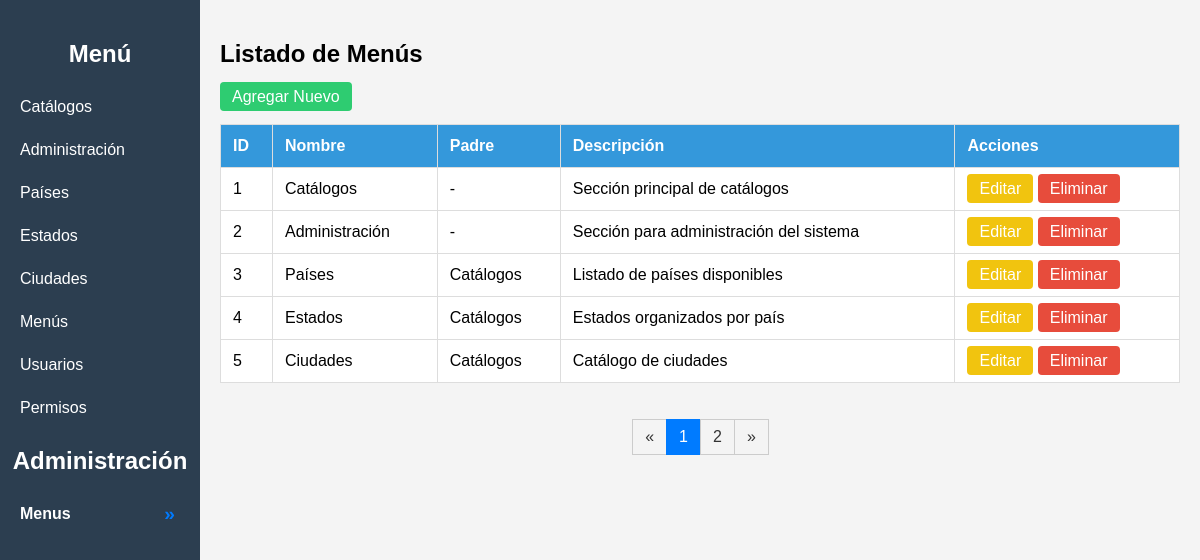
The page / on the database its author committed.
### tables this page shows
CREATE TABLE `menus` (
  `id_menu` INT UNSIGNED NOT NULL AUTO_INCREMENT,
  `id_parent` INT UNSIGNED DEFAULT NULL,
  `status` TINYINT(1) UNSIGNED NOT NULL DEFAULT 1,
  `name` VARCHAR(100) NOT NULL,
  `description` TEXT,
  PRIMARY KEY (`id_menu`),
  FOREIGN KEY (`id_parent`) REFERENCES `menus` (`id_menu`) ON DELETE SET NULL
);

### controllers/MenuController.php (called while the page is built, shortened)
<?php
require_once(__DIR__ . "/../models/Menu.php");
class MenuController
{
    public function index()
    {
        require_once(__DIR__ . '/../models/Menu.php');
        $this->menuModel = new Menu();
        $por_pagina = 5;
        $pagina = isset($_GET['pagina']) ? (int)$_GET['pagina'] : 1;
        $inicio = ($pagina - 1) * $por_pagina;
        $menus = $this->menuModel->getPaginated($inicio, $por_pagina);
        $total_registros = $this->menuModel->getTotalCount();
        $total_paginas = ceil($total_registros / $por_pagina);
        require_once(__DIR__ . '/../views/menu/index.php');
    }
}

### models/Menu.php (called while the page is built, shortened)
<?php
require_once(__DIR__ . "/../config/Database.php");
class Menu {
    private $conn;
    private $table = "menus";
    public function __construct() {
        $database = new Database();
        $this->conn = $database->getConnection();
    }
    public function getAll() {
        $stmt = $this->conn->prepare("SELECT * FROM " . $this->table . " WHERE status = 1");
        $stmt->execute();
        return $stmt->fetchAll(PDO::FETCH_ASSOC);
    }
    public function getPaginated($inicio, $limite)
    {
        $stmt = $this->conn->prepare("SELECT * FROM menus WHERE status = 1 LIMIT :inicio, :limite");
        $stmt->bindValue(':inicio', (int)$inicio, PDO::PARAM_INT);
        $stmt->bindValue(':limite', (int)$limite, PDO::PARAM_INT);
        $stmt->execute();
        return $stmt->fetchAll(PDO::FETCH_ASSOC);
    }
    public function getTotalCount()
    {
        $stmt = $this->conn->query("SELECT COUNT(*) as total FROM menus WHERE status = 1");
        $result = $stmt->fetch(PDO::FETCH_ASSOC);
        return $result['total'];
    }
}
?>

### config/database.php (called while the page is built, shortened)
<?php
class Database {
    private $host = "localhost";
    private $db_name = "menu_system";
    private $username = "root";
    private $password = "Miguelon123=)";
    public function getConnection() {
        $this->conn = null;
        try {
            $this->conn = new PDO("mysql:host=" . $this->host . ";dbname=" . $this->db_name,
            $this->username, $this->password);
            $this->conn->exec("set names utf8");
        } catch (PDOException $exception) {
            echo "Connection error: " . $exception->getMessage();
        }
        return $this->conn;
    }
}
?>

### views/menu/index.php (the view, shortened to what this page needs)
<!DOCTYPE html>
<html lang="es">
<head>
    <link rel="stylesheet" href="assets/css/style.css">
</head>
<body>
    <div class="sidebar">
        <h2>Menú</h2>
        <?php
        $active_id_menu = isset($_GET['id_menu']) ? $_GET['id_menu'] : null;
        ?>
        <?php
        require_once(__DIR__ . '/../../models/Menu.php');
        $menuModel = new Menu();
        $allMenus = $menuModel->getAll();
        foreach ($allMenus as $item) {
            $is_active = ($active_id_menu !== null && $item['id_menu'] == $active_id_menu);
            echo "<a href='index.php?id_menu={$item['id_menu']}' " . ($is_active ? 'class="active-sidebar-item"' : '') . ">{$item['name']}</a>";
        }
        ?>
        <div class="admin-section">
            <h2>Administración</h2>
            <a href="index.php" <?php echo ($active_id_menu === null && !isset($_GET['action'])) ? 'class="active-sidebar-item"' : ''; ?>>Menus</a>
        </div>
    </div>
    <div class="main-content">
        <h2>Listado de Menús</h2>
        <a class="button" href="index.php?action=create">Agregar Nuevo</a>
        <br><br>
        <table>
            <tr>
                <th>ID</th>
                <th>Nombre</th>
                <th>Padre</th>
                <th>Descripción</th>
                <th>Acciones</th>
            </tr>
            <?php foreach ($menus as $menu): ?>
                <tr>
                    <td><?= $menu['id_menu'] ?></td>
                    <td><?= $menu['name'] ?></td>
                    <td>
                        <?php
                        if (!empty($menu['id_parent'])) {
                            $parentName = '';
                            foreach ($allMenus as $item) {
                                if ($item['id_menu'] == $menu['id_parent']) {
                                    $parentName = $item['name'];
                                    break;
                                }
                            }
                            echo htmlspecialchars($parentName);
                        } else {
                            echo '-';
                        }
                        ?>
                    </td>
                    <td><?= $menu['description'] ?></td>
                    <td>
                        <a class="btn-editar" " href=" index.php?action=edit&id=<?= $menu['id_menu'] ?>">Editar</a>
                        <a class="btn-eliminar btn-confirmar-eliminar" href="index.php?action=delete&id=<?= $menu['id_menu'] ?>">Eliminar</a>
                    </td>
                </tr>
            <?php endforeach; ?>
        </table>
        <?php if (isset($total_paginas) && $total_paginas > 1): ?>
            <div style="margin-top: 20px; text-align: center;">
                <ul style="list-style: none; padding: 0; display: inline-flex;">
                    <li>
                        <a href="index.php?pagina=<?= max(1, $pagina - 1) ?>" style="padding: 8px 12px; border: 1px solid #ccc; text-decoration: none; color: #333; display: inline-block; margin-right: -1px;">&laquo;</a>
                    </li>
                    <?php for ($i = 1; $i <= $total_paginas; $i++): ?>
                        <li>
                            <?php if ($i == $pagina): ?>
                                <span style="padding: 8px 12px; border: 1px solid #007bff; background-color: #007bff; color: white; display: inline-block; margin-right: -1px;"><?= $i ?></span>
                            <?php else: ?>
                                <a href="index.php?pagina=<?= $i ?>" style="padding: 8px 12px; border: 1px solid #ccc; text-decoration: none; color: #333; display: inline-block; margin-right: -1px;"><?= $i ?></a>
                            <?php endif; ?>
                        </li>
                    <?php endfor; ?>
                    <li>
                        <a href="index.php?pagina=<?= min($total_paginas, $pagina + 1) ?>" style="padding: 8px 12px; border: 1px solid #ccc; text-decoration: none; color: #333; display: inline-block; margin-right: -1px;">&raquo;</a>
                    </li>
                </ul>
            </div>
        <?php else: ?>
        <?php endif; ?>
    </div>
</body>
</html>

### public/index.php
<?php
require_once(__DIR__ . "/../controllers/MenuController.php");
$controller = new MenuController();
$action = $_GET['action'] ?? null;
$id = $_GET['id'] ?? null;
$id_menu = $_GET['id_menu'] ?? null;
if ($id_menu) {
    $controller->mostrarDescripcion($id_menu);
}
elseif ($action && method_exists($controller, $action)) {
    if ($id) {
        $controller->{$action}($id);
    } else {
        $controller->{$action}();
    }
}
else {
    $controller->index();
}

### public/assets/css/style.css (style rules this page uses)
body { font-family: Arial, sans-serif; margin: 0; display: flex; }
.sidebar { width: 200px; position: relative; background-color: #2c3e50; min-height: 100vh; color: white; padding: 20px 10px; box-sizing: border-box; }
.sidebar .admin-section { margin-bottom: 10px; }
.sidebar h2 { text-align: center; margin-bottom: 20px; }
.sidebar a { display: block; color: white; padding: 10px; text-decoration: none; margin-bottom: 5px; border-radius: 4px; }
.main-content { flex: 1; padding: 20px; background: #f4f4f4; }
table { width: 100%; border-collapse: collapse; background: white; border: 1px solid #ddd; }
th, td { padding: 12px; border: 1px solid #ddd; text-align: left; }
th { background-color: #3498db; color: white; }
a.button,button.button { background-color: #2ecc71; color: white; padding: 6px 12px; text-decoration: none; border-radius: 4px; cursor: pointer; font-family: inherit; font-size: 1em; font-weight: normal; }
a.btn-eliminar, button.btn-eliminar { background-color:#e74c3c;; color: white; padding: 6px 12px; text-decoration: none; border-radius: 4px; cursor: pointer; font-family: inherit; font-size: 1em; font-weight: normal; }
a.btn-editar { background-color:#F1C40F; color: white; padding: 6px 12px; text-decoration: none; border-radius: 4px; cursor: pointer; font-family: inherit; font-size: 1em; font-weight: normal; }
a.button, button.button, a.btn-eliminar, button.btn-eliminar, a.btn-editar, button.btn-editar, button.btn-cancelar { border: none; box-shadow: none; outline: none; }
.sidebar a.active-sidebar-item { font-weight: bold; position: relative; }
.sidebar a.active-sidebar-item::after { content: '»'; position: absolute; right: 15px; top: 50%; transform: translateY(-50%); color: #007bff; font-size: 1.2em; }

### rows shown on the page
menus: name "Catálogos", id_menu "1", description "Sección principal de catálogos"
menus: name "Administración", id_menu "2", description "Sección para administración del sistema"
menus: name "Países", id_menu "3", id_parent.name "Catálogos", description "Listado de países disponibles"
menus: name "Estados", id_menu "4", id_parent.name "Catálogos", description "Estados organizados por país"
menus: name "Ciudades", id_menu "5", id_parent.name "Catálogos", description "Catálogo de ciudades"
menus: name "Menús"
menus: name "Usuarios"
menus: name "Permisos"
